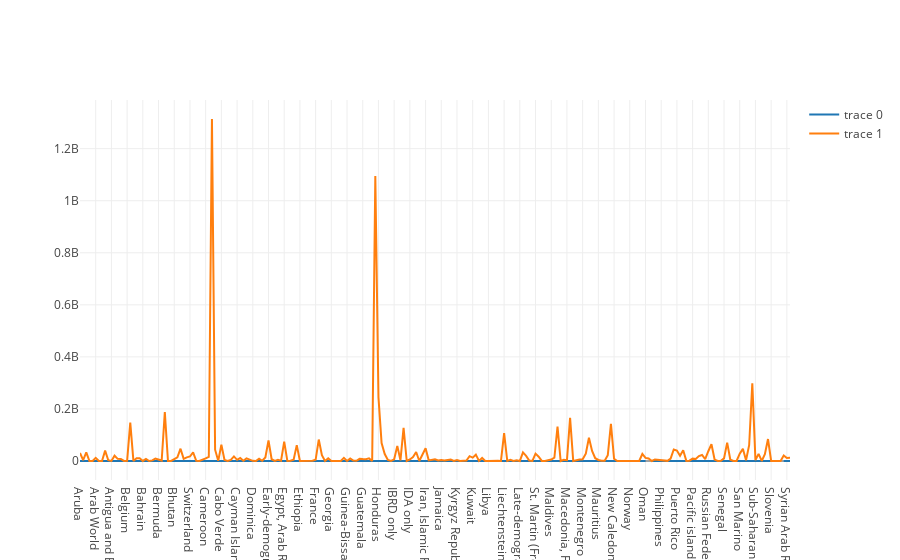

Notebook code cell kept with this figure:
### Markdown cell above
#### *View dashboard in Plotly *

### Code cell
# Birthrate = df.Birthrate
# Deathrate = df.Deathrate


trace0 = go.Scatter(
    x= df.CountryName,
    y= df.Birthrate
)
trace1 = go.Scatter(
    x= df.CountryName,
    y= df.Population
)
data = [trace0, trace1]

# View online
py.iplot(data, filename = 'basic-line', auto_open=True)

# View offline
plotly.offline.iplot(data, filename = 'basic-line')

### Figure 1 — Plotly figure (JSON) as saved in the notebook; plotly's stock layout.template omitted (floating-point values rounded to 4 significant figures; data arrays with more than 128 entries replaced by an {"elided": "..."} marker saying what was removed)
{"data": [{"type": "scatter", "uid": "cca019dc-a262-11e8-a4b8-b88a605d4570", "x": {"elided": "227 str values"}, "y": {"elided": "227 float values"}}, {"type": "scatter", "uid": "cca019dd-a262-11e8-93e1-b88a605d4570", "x": {"elided": "227 str values"}, "y": {"elided": "227 int values"}}], "layout": {}}
